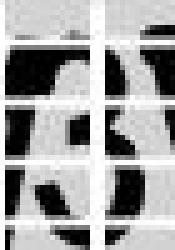
#> input picture 99123167/sub-images/3_1029.jpg, 35 x 50 px, found by its file name (shown 5 times larger); its folder holds only this picture in this run
$ jupyter execute --allow-errors collect_training_data.ipynb
#> lines starting #> are read from the running program, lines starting #| are printed output that depends on the picture
#### Import Module

[cell 1]
import selenium
import matplotlib.pyplot as plt
import cv2
import time
import os
from selenium import webdriver
from selenium.webdriver.common.by import By
import numpy as np

### Set url

#> (a cell that did not finish here is left out)

### Collecting Data

#> (a cell that did not finish here is left out)

#> (a cell that did not finish here is left out)

[cell 5]
# filtering Image
for file_name in os.listdir(f'C:\\Users\\Mahdi Ardestani\\Documents\\GitHub\\solving_captcha\\99123167\\sub-images'):
    if file_name.endswith('.jpg'):
        sub_image = cv2.imread(f'C:\\Users\\Mahdi Ardestani\\Documents\\GitHub\\solving_captcha\\99123167\\sub-images\\{file_name}',0)
#> sub_image is the input picture: shape (50, 35); min 0, max 255, mean 161.1
        filtered = cv2.medianBlur(sub_image,1)
        filtered = cv2.blur(filtered,(3,3))
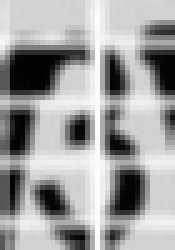
#> filtered: shape (50, 35) (shown 5 times larger); min 1, max 253, mean 159.6
        filtered = cv2.bilateralFilter(filtered,15,75,75)
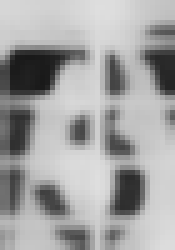
#> filtered: shape (50, 35) (shown 5 times larger); min 25, max 222, mean 162.9
#         kernel = np.ones((5,5),np.float32)/25
#         filtered = cv2.filter2D(filtered,-1,kernel)
        cv2.imwrite(f'C:\\Users\\Mahdi Ardestani\\Documents\\GitHub\\solving_captcha\\99123167\\filtered-images\\{file_name}',filtered)

$ run again, on 99123167/sub-images/3_36.jpg
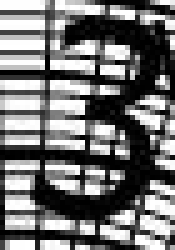
#> input picture 99123167/sub-images/3_36.jpg, 35 x 50 px, found by its file name (shown 5 times larger)
#> sub_image is the input picture: shape (50, 35); min 0, max 255, mean 115.9
#> `filtered = cv2.blur(filtered,(3,3))`:
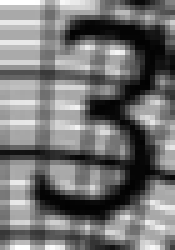
#> filtered: shape (50, 35) (shown 5 times larger); min 2, max 255, mean 116.4
#> `filtered = cv2.bilateralFilter(filtered,15,75,75)`:
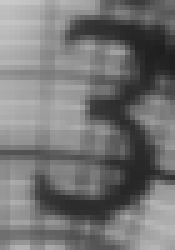
#> filtered: shape (50, 35) (shown 5 times larger); min 31, max 201, mean 116

$ run again, on 99123167/sub-images/3_517.jpg
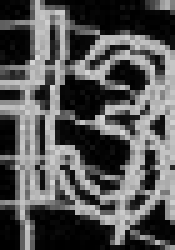
#> input picture 99123167/sub-images/3_517.jpg, 35 x 50 px, found by its file name (shown 5 times larger)
#> sub_image is the input picture: shape (50, 35); min 0, max 214, mean 85.2
#> `filtered = cv2.blur(filtered,(3,3))`:
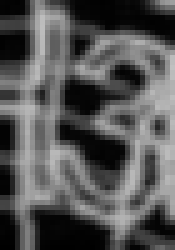
#> filtered: shape (50, 35) (shown 5 times larger); min 0, max 192, mean 85.3
#> `filtered = cv2.bilateralFilter(filtered,15,75,75)`:
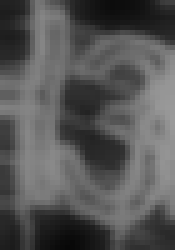
#> filtered: shape (50, 35) (shown 5 times larger); min 7, max 155, mean 85.6

$ run again, on 99123167/sub-images/3_11.jpg
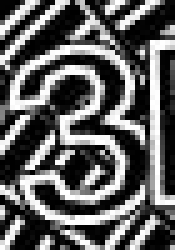
#> input picture 99123167/sub-images/3_11.jpg, 35 x 50 px, found by its file name (shown 5 times larger)
#> sub_image is the input picture: shape (50, 35); min 0, max 255, mean 97.5
#> `filtered = cv2.blur(filtered,(3,3))`:
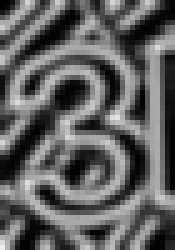
#> filtered: shape (50, 35) (shown 5 times larger); min 1, max 236, mean 97.2
#> `filtered = cv2.bilateralFilter(filtered,15,75,75)`:
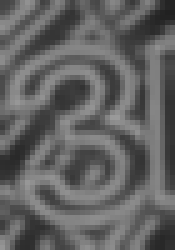
#> filtered: shape (50, 35) (shown 5 times larger); min 32, max 154, mean 97.8
